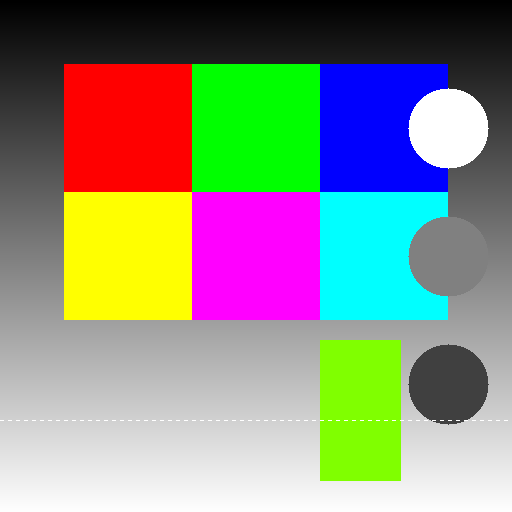
#> input picture src/ros2_vision/vision_basics/pictures/test_pattern.png, 512 x 512 px
$ python hsv_detect.py
#> lines starting #> are read from the running program, lines starting #| are printed output that depends on the picture; after the words box and inside, x2 and y2 are one past the last pixel; in counts of white or black regions, pixels touching at a corner belong together
#!/usr/bin/env python3
"""03-3 物体识别抓取: HSV 颜色检测

对 test_pattern.png 检测红/蓝/黄三种颜色方块:
  BGR→HSV → cv2.inRange → 形态学 → findContours → minAreaRect → 画框
打印每个检测到的物体的像素中心 + 旋转角度。
"""

import cv2
import numpy as np
import os

# --- 1. 加载测试图 ---
base = os.path.dirname(__file__)
img = cv2.imread(os.path.join(base, '..', 'pictures', 'test_pattern.png'))
#> img is the input picture: shape (512, 512, 3); mean B, G, R 128.4, 141.9, 138.8
hsv = cv2.cvtColor(img, cv2.COLOR_BGR2HSV)
#> hsv: shape (512, 512, 3); mean H, S, V 28.1, 101.9, 187.3

# --- 2. 颜色 HSV 阈值（参考值，需根据实际环境标定） ---
COLORS = {
    'Red':    ([0, 100, 100],   [10, 255, 255]),    # 红色 H 低段
    'Red2':   ([160, 100, 100], [180, 255, 255]),   # 红色 H 高段（环绕）
    'Blue':   ([100, 100, 100], [130, 255, 255]),   # 蓝色
    'Yellow': ([20, 100, 100],  [35, 255, 255]),    # 黄色
    'Green':  ([40, 100, 100],  [80, 255, 255]),    # 绿色
}

result = img.copy()
kernel = cv2.getStructuringElement(cv2.MORPH_ELLIPSE, (5, 5))

for name, (lower, upper) in COLORS.items():
    low = np.array(lower)
    high = np.array(upper)
    mask = cv2.inRange(hsv, low, high)

    # 合并红色的两个 H 段
    if name == 'Red2':
        continue  # 下面统一处理

    if name == 'Red':
        # 红色需要合并 [0,10] 和 [160,180] 两段
        mask2 = cv2.inRange(hsv, np.array([160, 100, 100]), np.array([180, 255, 255]))
        mask = cv2.bitwise_or(mask, mask2)
        name = 'Red'

    if name in ('Red2',):
        continue

    # 形态学去噪
    mask = cv2.erode(mask, kernel, iterations=1)
    mask = cv2.dilate(mask, kernel, iterations=1)

    # 查找轮廓
    contours, _ = cv2.findContours(mask, cv2.RETR_EXTERNAL, cv2.CHAIN_APPROX_SIMPLE)

    for cnt in contours:
        area = cv2.contourArea(cnt)
        if area < 200:  # 过滤小噪点
            continue

        min_rect = cv2.minAreaRect(cnt)
        center, size, angle = min_rect

        # 画旋转矩形
        box = cv2.boxPoints(min_rect)
        box = np.int32(box)
        cv2.drawContours(result, [box], 0, (0, 255, 0), 2)
        cv2.circle(result, (int(center[0]), int(center[1])), 4, (0, 0, 255), -1)

        print(f'{name}: center=({center[0]:.0f}, {center[1]:.0f}) '
              f'size=({size[0]:.0f}, {size[1]:.0f}) angle={angle:.1f}° area={area:.0f}')
#> this loop made 5 passes
#> pass 1, `mask = cv2.inRange(hsv, low, high)`:
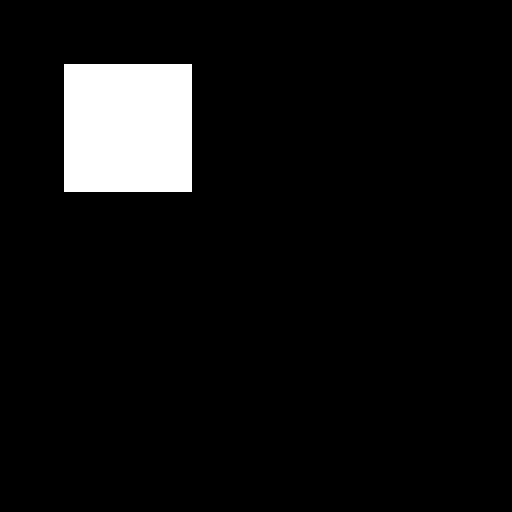
#> mask: shape (512, 512); 6.2% white; 1 white region, box (x1, y1, x2, y2) and area: (64, 64, 192, 192) 16384
#> pass 1, `mask = cv2.erode(mask, kernel, iterations=1)`:
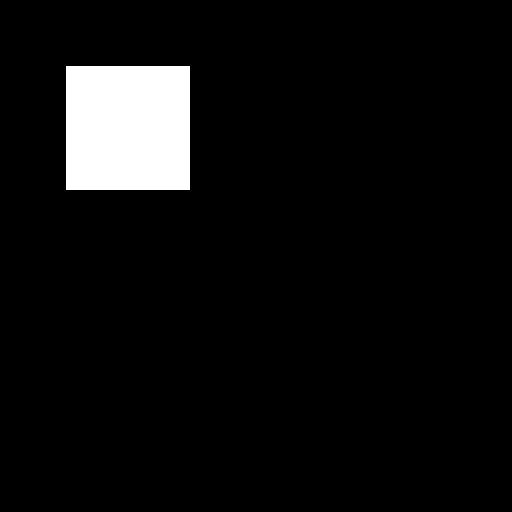
#> mask: shape (512, 512); 5.9% white; 1 white region, box (x1, y1, x2, y2) and area: (66, 66, 190, 190) 15376
#> after the loop:
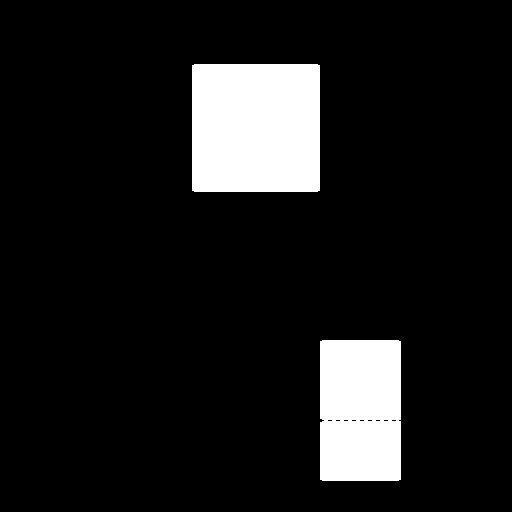
#> mask: shape (512, 512); 10.6% white; 2 white regions, box (x1, y1, x2, y2) and area: (192, 64, 320, 192) 16376, (320, 340, 401, 481) 11367
#> after the loop:
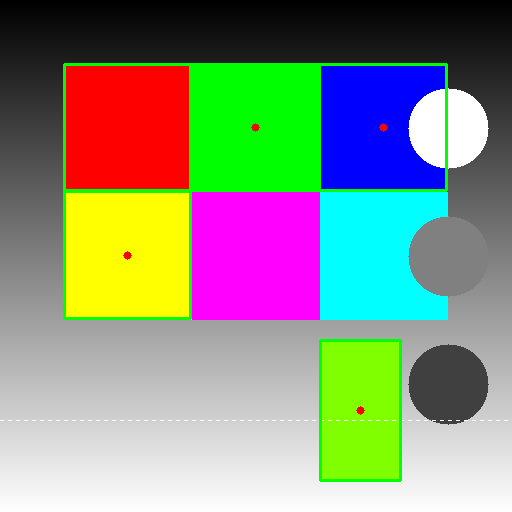
#> result: shape (512, 512, 3); 2.16% of pixels changed, all inside (x1, y1, x2, y2) = (63, 63, 448, 482)

cv2.imshow('HSV Color Detection', result)
print("按任意键退出")
cv2.waitKey(0)
cv2.destroyAllWindows()
